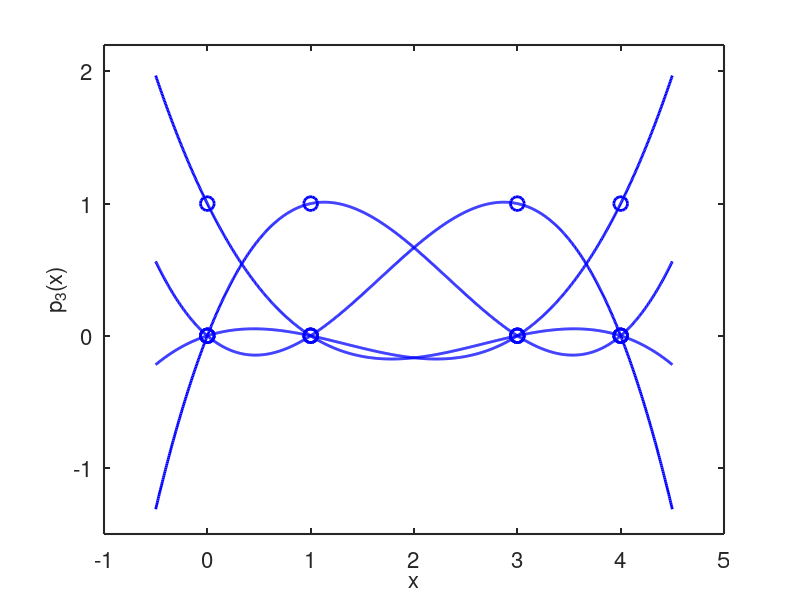
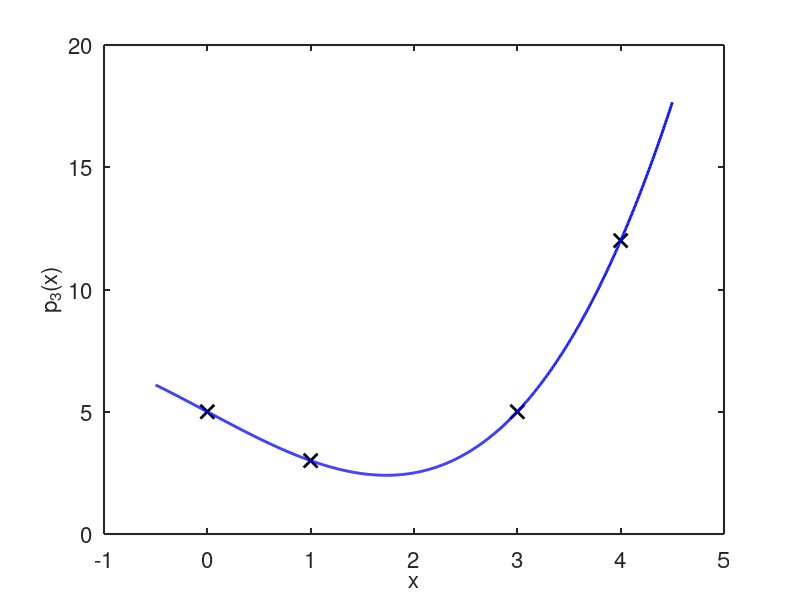

Write MATLAB code to recreate these figures, in order.
%{
    \begin{enumerate}
    \renewcommand{\theenumi}{\alph{enumi}}
    \setcounter{enumi}{0}
    \item Si costruisca il polinomio interpolante di grado minimo, che interpoli i punti dati, utilizzando come base i polinomi di Lagrange.    
    \end{enumerate}
%}
x = [0 1 3 4]';
y = [5 3 5 12]';

%{
    Dato che abbiamo quattro punti, l'ordine minimo del polinomio di interpolazione sar\`a 4-1=3. 
%}
%{
    Memorizziamo i coefficienti dei polinomi di Lagrange in una matrice-

%}
for (i = 1:numel(x))
    % il vettore nodes contiene tutti i nodi eccetto x(i).
    nodes = setdiff(x, x(i));
    % poly(r) restituisce un vettore contenente i coefficienti le cui radici sono gli elementi di r.
    % polyval(coefficients, hat_x) valuta il polinomio, definito dal vettore dei coefficienti, nei punti di hat_x.
    lagr_poly(:, i) = poly(nodes) / polyval(poly(nodes), x(i));
    % ogni colonna contiene i coefficienti dell'i-esimo polinomio
    % ogni riga contiene il coefficiente relativo alla potenza j-esima 
end

%{
    \begin{enumerate}
    \renewcommand{\theenumi}{\alph{enumi}}
    \setcounter{enumi}{1}
    \item Si tracci il grafico dei valori che il polinomio assume su un raffinamento della griglia di partenza, e si verifichi che effettivamente il polinomio interpoli i punti dati.    \end{enumerate}
%}
xx = linspace(-0.5, 4.5, 1000);

% Traccio il grafico delle funzioni di base
figure
hold on, box on
axis([-1 5 -1.5 2.2])
for (i = 1:numel(x))
  plot(xx, polyval(lagr_poly(:, i), xx), 'b-', 'LineWidth', 2)  
  plot(x, polyval(lagr_poly(:,i), x), 'bo', 'LineWidth', 2, 'MarkerSize', 10)
  pause
end
set(gca,'FontSize',16)
set(gca,'LineWidth',1.5)
xlabel('x','FontSize',16)
ylabel('p_3(x)','FontSize',16)

coeff = lagr_poly * y; % Costruiamo i coefficienti del polinomio interpolatore di Lagrange
yy = polyval(coeff, xx); % Valutiamo il polinomio interpolatore di Lagrange sulla griglia raffinata
%
figure
hold on, box on
plot(x, y, 'kx', 'LineWidth', 2, 'MarkerSize', 10)
plot(xx, yy, 'b-', 'LineWidth', 2)
axis([-1 5 0 20])
set(gca,'FontSize',16)
set(gca,'LineWidth',1.5)
xlabel('x','FontSize',16)
ylabel('p_3(x)','FontSize',16)

%{
    \begin{enumerate}
    \renewcommand{\theenumi}{\alph{enumi}}
    \setcounter{enumi}{2}
    \item Si costruisca il polinomio interpolatore usando la base di monomi e la matrice di Vandermonde.
    \end{enumerate}
%}
V = vander(x)
% ...oppure, equivalentemente, ...
V = [x.^3 x.^2 x.^1 x.^0]
coeff2 = V \ y;

% Verifica
[coeff, coeff2]

%{
    \begin{enumerate}
    \renewcommand{\theenumi}{\alph{enumi}}
    \setcounter{enumi}{3}
    \item Infine, si ricavi il polinomio interpolatore tramite il comando \texttt{polyfit} di Octave/MATLAB.
    \end{enumerate}
%}
coeff3 = polyfit(x, y, 3)
[coeff, coeff3']
